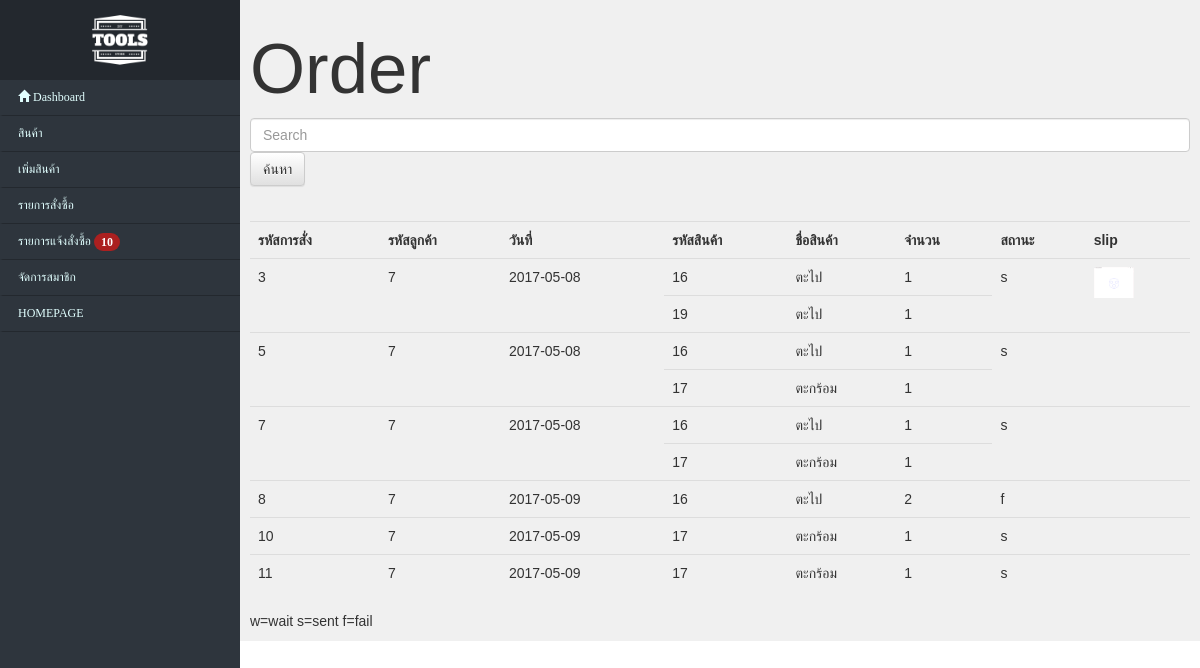
The page /backend/index.php?action=orderhistory on the database as committed earlier.
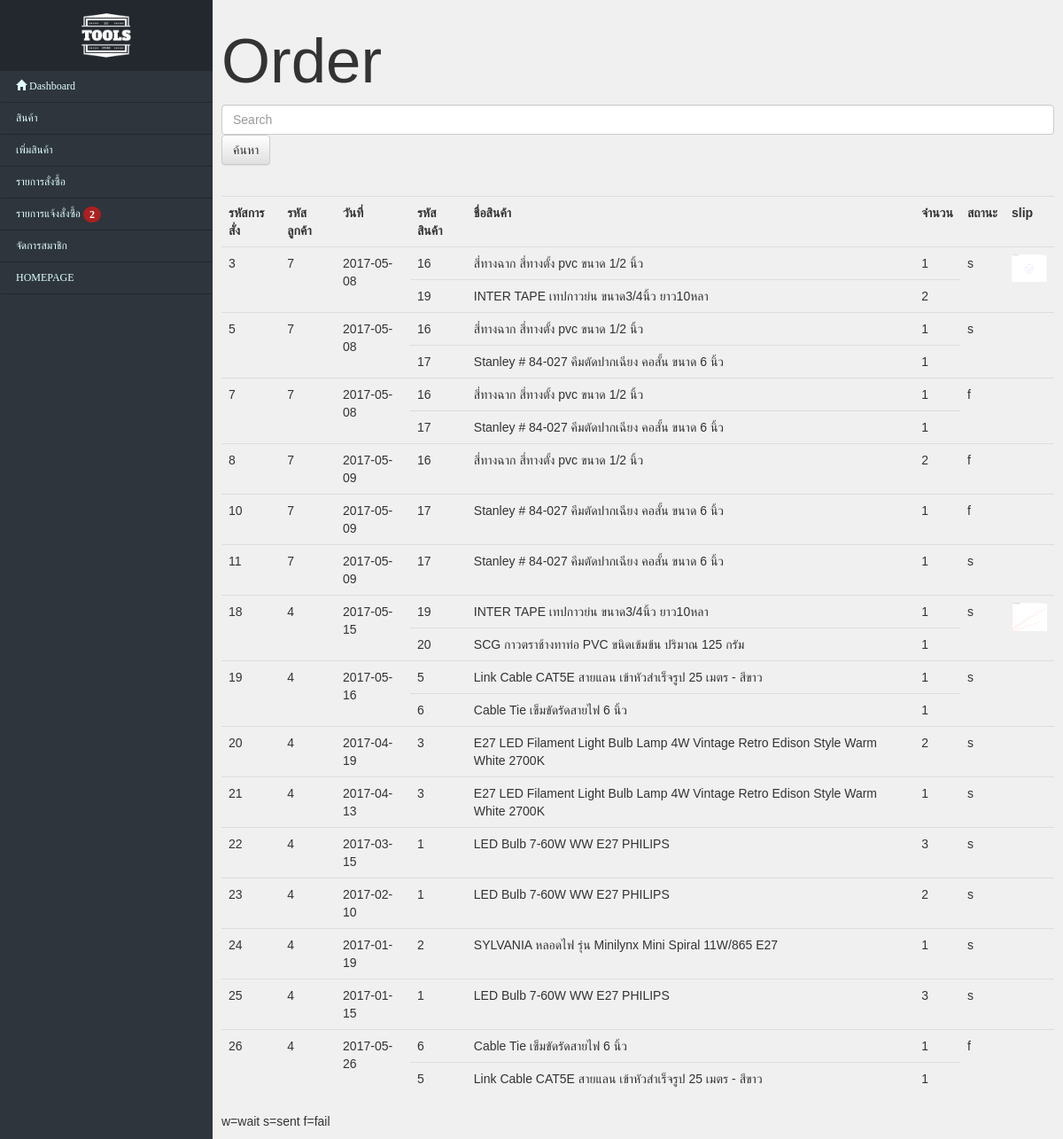
The same page on the database as committed later.
### tables this page shows
CREATE TABLE `table_order` (
  `order_id` int(10) UNSIGNED NOT NULL,
  `member_id` int(10) NOT NULL,
  `date` date NOT NULL,
  `pay` char(1) NOT NULL DEFAULT 'w',
  `payslip` varchar(50) DEFAULT NULL
);

CREATE TABLE `table_bill` (
  `bill_id` int(10) UNSIGNED NOT NULL,
  `order_id` int(10) NOT NULL,
  `product_id` int(10) NOT NULL,
  `amount` int(4) NOT NULL
);

CREATE TABLE `table_member` (
  `member_id` int(10) UNSIGNED NOT NULL,
  `username` varchar(50) NOT NULL,
  `password` varchar(50) NOT NULL,
  `email` varchar(50) NOT NULL,
  `firstname` varchar(30) DEFAULT NULL,
  `lastname` varchar(30) DEFAULT NULL,
  `date_register` varchar(50) NOT NULL,
  `status` int(10) NOT NULL,
  `picture` varchar(200) NOT NULL,
  `address` varchar(100) DEFAULT NULL
);

CREATE TABLE `table_product` (
  `product_id` int(10) UNSIGNED NOT NULL,
  `product_name` varchar(100) NOT NULL,
  `product_price` int(7) NOT NULL,
  `product_category` varchar(20) NOT NULL,
  `product_type` varchar(50) NOT NULL,
  `product_picture` varchar(255) NOT NULL,
  `product_number` int(50) NOT NULL,
  `product_desc` varchar(1024) NOT NULL
);

### backend/order/orderhistory.php (the view, shortened to what this page needs)
  <h1>Order</h1>
  <form class="" action="#" method="POSt">
    <div class="form-group">
    <span>
      <input type="text" name='search' class="form-control" placeholder="Search">
      <button type="submit" name='searchb' class="btn btn-default">ค้นหา</button>
    </span>
    </div>
  </form>
  <br>
  <?php
  if(isset($_POST['searchb'])){
    $sql_select_product = 'SELECT * FROM table_order torder
INNER JOIN table_bill tbill ON torder.order_id=tbill.order_id
INNER JOIN table_product tpro ON tbill.product_id=tpro.product_id
INNER JOIN table_member tmem ON torder.member_id=tmem.member_id WHERE pay="s"OR pay="f" AND (torder.order_id LIKE "%'.$_POST['search'].'%"OR torder.date LIKE "%'.$_POST['search'].'%")';
  }
  else{
    $sql_select_product = 'SELECT * FROM table_order torder
INNER JOIN table_bill tbill ON torder.order_id=tbill.order_id
INNER JOIN table_product tpro ON tbill.product_id=tpro.product_id
INNER JOIN table_member tmem ON torder.member_id=tmem.member_id WHERE pay="s"OR pay="f"';
  }
?>
<table class="table" style="border:1px solid black;">
  <tr>
    <th>
      รหัสการสั่ง
    </th>
    <th>
      รหัสลูกค้า
    </th>
    <th>
      วันที่
    </th>
    <th>
      รหัสสินค้า
    </th>
    <th>
      ชื่อสินค้า
    </th>
    <th>
      จำนวน
    </th>
    <th>
      สถานะ
    </th>
    <th>
      slip
    </th>
  </tr>
  <?php
  include 'save.php';
  $result = $connect->query($sql_select_product);
  $result2 = $connect->query($sql_select_product);
   while ($row = $result->fetch_assoc()){
     if(!isset($rowspan[$row['order_id']])){
       $rowspan[$row['order_id']]=0;
     }
     $rowspan[$row['order_id']]+=1;
   }
 while ($row = $result2->fetch_assoc()){
   ?>
   <form class="" action="#" method="post" >
      <tr>
      <?php if($rowspan[$row['order_id']]!=0){ ?>
        <td rowspan=<?php echo '"'.$rowspan[$row['order_id']].'"'; ?>>
          <?php echo $row['order_id']; ?>
        </td>
        <td rowspan=<?php echo '"'.$rowspan[$row['order_id']].'"'; ?>>
          <?php echo $row['member_id']; ?>
        </td>
        <td rowspan=<?php echo '"'.$rowspan[$row['order_id']].'"'; ?>>
          <?php echo $row['date'];} ?>
        </td>
        <td>
          <?php echo $row['product_id']; ?>
        </td>
        <td>
          <?php echo $row['product_name']; ?>
        </td>
        <td>
          <?php echo $row['amount']; ?>
        </td>
        <?php if($rowspan[$row['order_id']]!=0){ ?>
        <td rowspan=<?php echo '"'.$rowspan[$row['order_id']].'"'; ?>>
          <?php echo $row['pay']; ?>
        </td>
        <td rowspan=<?php echo '"'.$rowspan[$row['order_id']].'"'; ?>>
          <?php if($row['payslip']!=""){ ?>
            <a href="<?php echo $row['payslip']; ?>" target="_blank">
              <img style="width:40px;height:auto;" class="slip" src="<?php echo $row['payslip']; ?>" alt="">
            </a>
          <?php } ?>
        </td>
<?php $rowspan[$row['order_id']]=0; }?>
      </tr>
     </form>
  <?php
    }
?>
</table>
w=wait s=sent f=fail

### backend/template/header.php (shortened to what this page needs)
<!DOCTYPE html>
<html>
  <head>
<link rel="stylesheet" href="https://maxcdn.bootstrapcdn.com/bootstrap/3.3.7/css/bootstrap.min.css">
<link rel="stylesheet" href="https://maxcdn.bootstrapcdn.com/bootstrap/3.3.7/css/bootstrap-theme.min.css">
<link rel="stylesheet" type="text/css" href="..\/css/css1.css">
<link rel="stylesheet" type="text/css" href="..\/css/all.css">
  </head>
  <body >
<div class="nav-side-menu">
    <div class="brand"><img src="..\logo.png" class="brand logo"></div>
<?php
  $sql="SELECT COUNT(order_id) as noti FROM table_order WHERE pay='w'";
  $select = $connect->query($sql);
  $count=0;
  while ($row = $select->fetch_assoc()) {$count=$row['noti'];}
 ?>
    <div class="menu-list">
        <ul id="menu-content" class="menu-content collapse out">
                <a href="member/.."><li><span class="glyphicon glyphicon-home" aria-hidden="true"></span> Dashboard<span class="sr-only">(current)</span></li></a>
                <a href="?action=product"><li>สินค้า<span class="sr-only">(current)</span></li></a>
                <a href="?action=insertproduct"><li>เพิ่มสินค้า<span class="sr-only">(current)</span></li></a>
                <a href="?action=orderhistory"><li>รายการสั่งซื้อ<span class="sr-only">(current)</span></li></a>
                <a href="?action=order"><li>รายการแจ้งสั่งซื้อ<span class="sr-only">(current)</span> <?php if($count!=0){ ?><span class="badge"><?php echo $count; ?></span><?php } ?></li></a>
                <a href="?action=member"><li>จัดการสมาชิก<span class="sr-only">(current)</span></li></a>
                <a href="?action=logout"><li>HOMEPAGE<span class="sr-only">(current)</span></li></a>
        </ul>
     </div>
</div>

### backend/index.php (shortened to what this page needs)
<?php
require_once '../config/config.php';
include_once 'template/header.php';
?>
<div class="body">
  <?php
  if (isset($_GET['action'])){
    if($_GET['action'] == "product"){
     include_once 'product/product.php';
    }
    else if ($_GET['action'] == "insertproduct"){
    include_once 'product/product_insert.php';
    }
    else if ($_GET['action']== "member"){
    include_once 'member/member.php';
    }
    else if ($_GET['action']== "orderhistory"){
    include_once 'order/orderhistory.php';
    }
  }
  ?>
</div>
  <?php
  include_once 'template/footer.php';
 ?>

### backend/template/footer.php
</body>
</html>

### css/css1.css (style rules this page uses)
.body { margin-left: 20%; padding: 10px; margin-top: 0px !important; }
a { color: #e1ffff; }
.table { border:none !important; }
.nav-side-menu { overflow: auto; font-family: verdana; font-size: 1.5vh; font-weight: 200; background-color: #2e353d; position: fixed; top: 0px; width: 20%; max-width: 250px; height: 100%; color: #e1ffff; z-index: 99; }
.brand.logo { height:10vh; width:auto; margin: auto; }
.nav-side-menu .brand { background-color: #23282e; line-height: 50px; display: block; text-align: center; font-size: 14px; }
.nav-side-menu ul, .nav-side-menu li { list-style: none; padding: 0px; margin: 0px; line-height: 35px; cursor: pointer; }
.nav-side-menu li { padding-left: 15px; border-left: 3px solid #2e353d; border-bottom: 1px solid #23282e; }
@media (min-width: 767px) { .nav-side-menu .menu-list .menu-content { display: block; } }
body { margin: 0px; padding: 0px; }
img.slip { width:20px; height:auto; }

### css/all.css (style rules this page uses)
.body { font-family: 'Athiti', sans-serif; background-color:rgb(240, 240, 240); }
h1 { font-size: 5.9vw; }
.badge { background-color: rgb(171, 32, 32) !important; }

Rows that differ between the two databases and show on the page:
changed through a linked row, table_order (number 1 of 15 on the later page): table_product.product_name "ตะไป" → "สี่ทางฉาก สี่ทางตั้ง pvc ขนาด 1/2 นิ้ว"; table_product.product_name "ตะไป" → "INTER TAPE เทปกาวย่น ขนาด3/4นิ้ว ยาว10หลา"; table_bill.amount "1" → "2"
changed through a linked row, table_order (number 2 of 15 on the later page): table_product.product_name "ตะไป" → "สี่ทางฉาก สี่ทางตั้ง pvc ขนาด 1/2 นิ้ว"; table_product.product_name "ตะกร้อม" → "Stanley # 84-027 คีมตัดปากเฉียง คอสั้น ขนาด 6 นิ้ว"
changed table_order (number 3 of 15 on the later page): table_product.product_name "ตะไป" → "สี่ทางฉาก สี่ทางตั้ง pvc ขนาด 1/2 นิ้ว"; pay "s" → "f"; table_product.product_name "ตะกร้อม" → "Stanley # 84-027 คีมตัดปากเฉียง คอสั้น ขนาด 6 นิ้ว"
changed through a linked row, table_order (number 4 of 15 on the later page): table_product.product_name "ตะไป" → "สี่ทางฉาก สี่ทางตั้ง pvc ขนาด 1/2 นิ้ว"
changed table_order (number 5 of 15 on the later page): table_product.product_name "ตะกร้อม" → "Stanley # 84-027 คีมตัดปากเฉียง คอสั้น ขนาด 6 นิ้ว"; pay "s" → "f"
changed through a linked row, table_order (number 6 of 15 on the later page): table_product.product_name "ตะกร้อม" → "Stanley # 84-027 คีมตัดปากเฉียง คอสั้น ขนาด 6 นิ้ว"
now on this page (row edited): table_order: table_bill.order_id "18", member.member_id "4", date "2017-05-15", table_product.product_id "19", table_product.product_name "INTER TAPE เทปกาวย่น ขนาด3/4นิ้ว ยาว10หลา", table_bill.amount "1", pay "s", payslip (picture), table_product.product_id "20", table_product.product_name "SCG กาวตราช้างทาท่อ PVC ขนิดเข้มข้น ปริมาณ 125 กรัม"
added table_order: table_bill.order_id "19", member.member_id "4", date "2017-05-16", table_product.product_id "5", table_product.product_name "Link Cable CAT5E สายแลน เข้าหัวสำเร็จรูป 25 เมตร - สีขาว", table_bill.amount "1", pay "s", table_product.product_id "6", table_product.product_name "Cable Tie เข็มขัดรัดสายไฟ 6 นิ้ว"
added table_order: table_bill.order_id "20", member.member_id "4", date "2017-04-19", table_product.product_id "3", table_product.product_name "E27 LED Filament Light Bulb Lamp 4W Vintage Retro Edison Style Warm White 2700K", table_bill.amount "2", pay "s"
added table_order: table_bill.order_id "21", member.member_id "4", date "2017-04-13", table_product.product_id "3", table_product.product_name "E27 LED Filament Light Bulb Lamp 4W Vintage Retro Edison Style Warm White 2700K", table_bill.amount "1", pay "s"
added table_order: table_bill.order_id "22", member.member_id "4", date "2017-03-15", table_product.product_id "1", table_product.product_name "LED Bulb 7-60W WW E27 PHILIPS", table_bill.amount "3", pay "s"
added table_order: table_bill.order_id "23", member.member_id "4", date "2017-02-10", table_product.product_id "1", table_product.product_name "LED Bulb 7-60W WW E27 PHILIPS", table_bill.amount "2", pay "s"
added table_order: table_bill.order_id "24", member.member_id "4", date "2017-01-19", table_product.product_id "2", table_product.product_name "SYLVANIA หลอดไฟ รุ่น Minilynx Mini Spiral 11W/865 E27", table_bill.amount "1", pay "s"
added table_order: table_bill.order_id "25", member.member_id "4", date "2017-01-15", table_product.product_id "1", table_product.product_name "LED Bulb 7-60W WW E27 PHILIPS", table_bill.amount "3", pay "s"
added table_order: table_bill.order_id "26", member.member_id "4", date "2017-05-26", table_product.product_id "6", table_product.product_name "Cable Tie เข็มขัดรัดสายไฟ 6 นิ้ว", table_bill.amount "1", pay "f", table_product.product_id "5", table_product.product_name "Link Cable CAT5E สายแลน เข้าหัวสำเร็จรูป 25 เมตร - สีขาว"
Other text that changed with them:
$count: "10" → "2"
